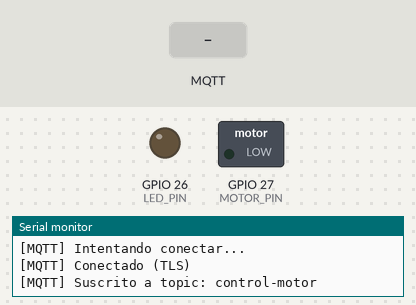
A sketch run on a simulated ESP32. Shown: switched loads named in the sketch (green lamp = pin HIGH), output pins drawn as LEDs (lit = HIGH), the last lines printed to the serial monitor. Inputs (shaded band) come from the test bench. WiFi joins after 1.5 s; servers stay silent unless stated; EEPROM starts erased; no MQTT or app messages arrive unless stated.

Above: at 2.9 s.
3.0 s: MQTT message "1" arrives on the first subscribed topic
At 4.1 s:
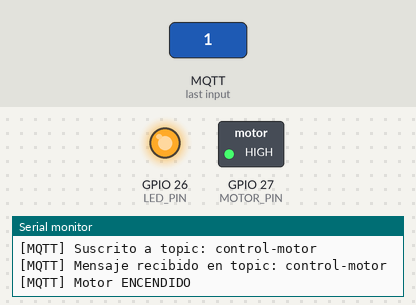
4.6 s: MQTT message "0" arrives on the first subscribed topic
At 5.4 s:
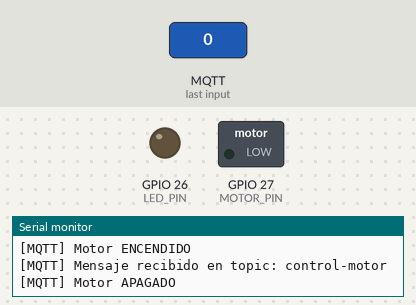
Timing chart, 0 to 7.6 s (numbered marks = the images above; inputs shaded):
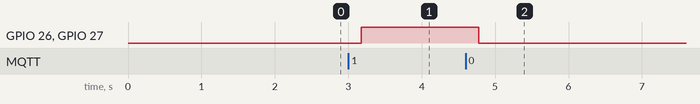

The sketch:

esp32.ino
```cpp
// ================== LIBRERÍAS ==================
#include <WiFi.h>              // Manejo de red WiFi en ESP32
#include <WiFiClientSecure.h>  // Cliente seguro para TLS/SSL
#include <PubSubClient.h>      // Cliente MQTT
#include <Preferences.h>       // Almacenamiento en memoria NVS
#include <Wire.h>              // Comunicación I2C
#include <esp_timer.h>         // Timers de alta precisión en ESP32

// ================== CONFIGURACIÓN RED ==================
const char* ssid = "moto";          // SSID de la red WiFi
const char* password = "12345678seh"; // Contraseña de la red WiFi

// ================== CONFIGURACIÓN MQTT ==================
const char* mqtt_server = "aebfc567fc434938bf244e554c3cb715.s1.eu.hivemq.cloud"; // Broker MQTT en la nube
const int mqtt_port = 8883;   // Puerto TLS seguro
const char* mqtt_username = "prueba";   // Usuario de conexión
const char* mqtt_password = "Prueba1#"; // Contraseña de conexión

// Topics MQTT
const char* CONTROL_MOTOR_TOPIC = "control-motor";   // Recibe ON/OFF
const char* TEMPERATURA_TOPIC   = "temperatura";     // Envía temperatura leída

// ================== HARDWARE ==================
#define MOTOR_PIN 27         // Pin de control del motor
#define LED_PIN   26         // Pin del LED indicador
#define I2C_SLAVE_ADDR 0x08  // Dirección I2C del Arduino UNO esclavo

// ================== CERTIFICADO TLS ==================
// Certificado raíz para conexión segura con el broker
static const char* root_ca PROGMEM = R"EOF(
-----BEGIN CERTIFICATE-----
MIIFazCCA1OgAwIBAgIRAIIQz7DSQONZRGPgu2OCiwAwDQYJKoZIhvcNAQELBQAw
TzELMAkGA1UEBhMCVVMxKTAnBgNVBAoTIEludGVybmV0IFNlY3VyaXR5IFJlc2Vh
cmNoIEdyb3VwMRUwEwYDVQQDEwxJU1JHIFJvb3QgWDEwHhcNMTUwNjA0MTEwNDM4
WhcNMzUwNjA0MTEwNDM4WjBPMQswCQYDVQQGEwJVUzEpMCcGA1UEChMgSW50ZXJu
ZXQgU2VjdXJpdHkgUmVzZWFyY2ggR3JvdXAxFTATBgNVBAMTDElTUkcgUm9vdCBY
MTCCAiIwDQYJKoZIhvcNAQEBBQADggIPADCCAgoCggIBAK3oJHP0FDfzm54rVygc
h77ct984kIxuPOZXoHj3dcKi/vVqbvYATyjb3miGbESTtrFj/RQSa78f0uoxmyF+
0TM8ukj13Xnfs7j/EvEhmkvBioZxaUpmZmyPfjxwv60pIgbz5MDmgK7iS4+3mX6U
A5/TR5d8mUgjU+g4rk8Kb4Mu0UlXjIB0ttov0DiNewNwIRt18jA8+o+u3dpjq+sW
T8KOEUt+zwvo/7V3LvSye0rgTBIlDHCNAymg4VMk7BPZ7hm/ELNKjD+Jo2FR3qyH
B5T0Y3HsLuJvW5iB4YlcNHlsdu87kGJ55tukmi8mxdAQ4Q7e2RCOFvu396j3x+UC
B5iPNgiV5+I3lg02dZ77DnKxHZu8A/lJBdiB3QW0KtZB6awBdpUKD9jf1b0SHzUv
KBds0pjBqAlkd25HN7rOrFleaJ1/ctaJxQZBKT5ZPt0m9STJEadao0xAH0ahmbWn
OlFuhjuefXKnEgV4We0+UXgVCwOPjdAvBbI+e0ocS3MFEvzG6uBQE3xDk3SzynTn
jh8BCNAw1FtxNrQHusEwMFxIt4I7mKZ9YIqioymCzLq9gwQbooMDQaHWBfEbwrbw
qHyGO0aoSCqI3Haadr8faqU9GY/rOPNk3sgrDQoo//fb4hVC1CLQJ13hef4Y53CI
rU7m2Ys6xt0nUW7/vGT1M0NPAgMBAAGjQjBAMA4GA1UdDwEB/wQEAwIBBjAPBgNV
HRMBAf8EBTADAQH/MB0GA1UdDgQWBBR5tFnme7bl5AFzgAiIyBpY9umbbjANBgkq
hkiG9w0BAQsFAAOCAgEAVR9YqbyyqFDQDLHYGmkgJykIrGF1XIpu+ILlaS/V9lZL
ubhzEFnTIZd+50xx+7LSYK05qAvqFyFWhfFQDlnrzuBZ6brJFe+GnY+EgPbk6ZGQ
3BebYhtF8GaV0nxvwuo77x/Py9auJ/GpsMiu/X1+mvoiBOv/2X/qkSsisRcOj/KK
NFtY2PwByVS5uCbMiogziUwthDyC3+6WVwW6LLv3xLfHTjuCvjHIInNzktHCgKQ5
ORAzI4JMPJ+GslWYHb4phowim57iaztXOoJwTdwJx4nLCgdNbOhdjsnvzqvHu7Ur
TkXWStAmzOVyyghqpZXjFaH3pO3JLF+l+/+sKAIuvtd7u+Nxe5AW0wdeRlN8NwdC
jNPElpzVmbUq4JUagEiuTDkHzsxHpFKVK7q4+63SM1N95R1NbdWhscdCb+ZAJzVc
oyi3B43njTOQ5yOf+1CceWxG1bQVs5ZufpsMljq4Ui0/1lvh+wjChP4kqKOJ2qxq
4RgqsahDYVvTH9w7jXbyLeiNdd8XM2w9U/t7y0Ff/9yi0GE44Za4rF2LN9d11TPA
mRGunUHBcnWEvgJBQl9nJEiU0Zsnvgc/ubhPgXRR4Xq37Z0j4r7g1SgEEzwxA57d
emyPxgcYxn/eR44/KJ4EBs+lVDR3veyJm+kXQ99b21/+jh5Xos1AnX5iItreGCc=
-----END CERTIFICATE-----
)EOF";

// ================== OBJETOS ==================
Preferences preferences;       // Para guardar datos en memoria no volátil
WiFiClientSecure secureClient; // Cliente seguro TLS
PubSubClient client(secureClient); // Cliente MQTT sobre TLS

// Tareas FreeRTOS
TaskHandle_t taskMQTTHandle = NULL;
TaskHandle_t taskMotorHandle = NULL;

// Timer periódico
esp_timer_handle_t periodic_timer;

// ================== VARIABLES ==================
volatile float temperatura = 0.0;     // Última temperatura recibida del UNO
volatile bool motorEncendido = false; // Estado actual del motor
volatile bool lecturaPending = false; // Bandera de lectura pendiente

// ================== FUNCIONES ==================

// ---- Callback del timer (cada 30s) ----
void IRAM_ATTR timer_callback(void* arg) {
  lecturaPending = true;  // Señala que toca leer temperatura
  Serial.println("[Timer] Señal de lectura enviada.");
}

// ---- Lectura de temperatura desde UNO vía I2C ----
bool leerTemperaturaI2C(float &outTemp) {
  Wire.requestFrom(I2C_SLAVE_ADDR, (uint8_t)8);  // Solicita hasta 8 bytes
  char buffer[10];
  int i = 0;
  while (Wire.available() && i < sizeof(buffer)-1) {
    buffer[i++] = Wire.read(); // Lee byte a byte
  }
  buffer[i] = '\0'; // Termina el string

  if (i > 0) {
    outTemp = atof(buffer);  // Convierte a float
    Serial.print("[I2C] Temperatura recibida del UNO: ");
    Serial.println(outTemp);
    return true;
  }

  Serial.println("[I2C] Error: no se pudo leer temperatura del UNO.");
  return false;
}

// ---- Publicar temperatura en MQTT ----
void publicarTemperatura(float temp) {
  char buffer[32];
  dtostrf(temp, 4, 2, buffer);  // Convierte float a texto
  client.publish(TEMPERATURA_TOPIC, buffer, true); // QoS = retain
  Serial.print("[MQTT] Publicado en ");
  Serial.print(TEMPERATURA_TOPIC);
  Serial.print(" -> ");
  Serial.println(buffer);
}

// ---- Callback MQTT (recibe mensajes) ----
void callback(char* topic, byte* payload, unsigned int length) {
  Serial.print("[MQTT] Mensaje recibido en topic: ");
  Serial.println(topic);

  if (strcmp(topic, CONTROL_MOTOR_TOPIC) == 0) { // Si es control-motor
    if (payload[0] == '1') {
      // Enciende motor
      motorEncendido = true;
      digitalWrite(MOTOR_PIN, HIGH);
      digitalWrite(LED_PIN, HIGH);
      preferences.putBool("motorState", true);
      Serial.println("[MQTT] Motor ENCENDIDO");
    } else if (payload[0] == '0') {
      // Apaga motor
      motorEncendido = false;
      digitalWrite(MOTOR_PIN, LOW);
      digitalWrite(LED_PIN, LOW);
      preferences.putBool("motorState", false);
      Serial.println("[MQTT] Motor APAGADO");
    }
  }
}

// ---- Tarea MQTT (hilo dedicado) ----
void taskMQTT(void* pvParameters) {
  (void) pvParameters;
  client.setCallback(callback);

  while (true) {
    if (!client.connected()) {
      Serial.println("[MQTT] Intentando conectar...");
      // Conectar al broker
      if (client.connect("ESP32TLSClient", mqtt_username, mqtt_password)) {
        Serial.println("[MQTT] Conectado (TLS)");
        client.subscribe(CONTROL_MOTOR_TOPIC); // Suscripción
        Serial.print("[MQTT] Suscrito a topic: ");
        Serial.println(CONTROL_MOTOR_TOPIC);
      } else {
        Serial.print("[MQTT] Fallo rc=");
        Serial.println(client.state());
        vTaskDelay(5000 / portTICK_PERIOD_MS); // Espera antes de reintentar
        continue;
      }
    }
    client.loop(); // Mantiene la conexión activa
    vTaskDelay(200 / portTICK_PERIOD_MS);
  }
}

// ---- Tarea Motor/Control ----
void taskMotor(void* pvParameters) {
  (void) pvParameters;
  for (;;) {
    if (lecturaPending) {  // Si el timer pidió lectura
      lecturaPending = false;
      float tempLocal = 0.0;
      if (leerTemperaturaI2C(tempLocal)) {
        temperatura = tempLocal;

        // Guardar en NVS
        preferences.putFloat("ultimaTemp", temperatura);

        // Mostrar en Serial
        Serial.print("[DATA] Temperatura recibida del esclavo: ");
        Serial.print(temperatura);
        Serial.println(" °C");

        // ---- Control automático ----
        if (temperatura > 30.0f && !motorEncendido) {
          motorEncendido = true;
          digitalWrite(MOTOR_PIN, HIGH);
          digitalWrite(LED_PIN, HIGH);
          preferences.putBool("motorState", true);
          Serial.println("[AUTO] Motor ENCENDIDO (T > 30°C)");
        } else if (temperatura < 25.0f && motorEncendido) {
          motorEncendido = false;
          digitalWrite(MOTOR_PIN, LOW);
          digitalWrite(LED_PIN, LOW);
          preferences.putBool("motorState", false);
          Serial.println("[AUTO] Motor APAGADO (T < 25°C)");
        }

        // Publicar en MQTT
        publicarTemperatura(temperatura);
      }
    }
    vTaskDelay(50 / portTICK_PERIOD_MS);
  }
}

// ================== SETUP ==================
void setup() {
  Serial.begin(115200);
  delay(200);
  Serial.println("\n[ESP32] Iniciando sistema...");

  // Inicializar pines
  pinMode(MOTOR_PIN, OUTPUT);
  pinMode(LED_PIN, OUTPUT);
  digitalWrite(MOTOR_PIN, LOW);
  digitalWrite(LED_PIN, LOW);

  // Iniciar I2C como maestro
  Wire.begin();
  Serial.println("[I2C] Iniciado como maestro.");

  // Conexión WiFi
  Serial.print("[WiFi] Conectando a: ");
  Serial.println(ssid);
  WiFi.begin(ssid, password);
  while (WiFi.status() != WL_CONNECTED) {
    delay(300);
    Serial.print(".");
  }
  Serial.println();
  Serial.print("[WiFi] Conectado, IP: ");
  Serial.println(WiFi.localIP());

  // Recuperar valores almacenados en NVS
  preferences.begin("sistema", false);
  temperatura = preferences.getFloat("ultimaTemp", 0.0f);
  motorEncendido = preferences.getBool("motorState", false);
  digitalWrite(MOTOR_PIN, motorEncendido ? HIGH : LOW);
  digitalWrite(LED_PIN, motorEncendido ? HIGH : LOW);
  Serial.print("[NVS] Última temperatura almacenada: ");
  Serial.println(temperatura);
  Serial.print("[NVS] Estado motor: ");
  Serial.println(motorEncendido ? "ENCENDIDO" : "APAGADO");

  // Configuración TLS para MQTT
  secureClient.setCACert(root_ca);
  client.setServer(mqtt_server, mqtt_port);
  Serial.println("[TLS] Certificado cargado y broker configurado.");

  // Crear tareas en FreeRTOS
  xTaskCreatePinnedToCore(taskMQTT, "MQTT", 4096, NULL, 1, &taskMQTTHandle, 1);
  xTaskCreatePinnedToCore(taskMotor, "Motor", 4096, NULL, 1, &taskMotorHandle, 1);
  Serial.println("[RTOS] Tareas MQTT y Motor creadas.");

  // Crear timer cada 30 segundos
  const esp_timer_create_args_t periodic_timer_args = {
    .callback = &timer_callback,
    .name = "periodic30s"
  };
  esp_timer_create(&periodic_timer_args, &periodic_timer);
  esp_timer_start_periodic(periodic_timer, 30000000ULL);
  Serial.println("[Timer] Configurado cada 30s.");

  Serial.println("[Setup] Completado.");
}

// ================== LOOP ==================
void loop() {
  vTaskDelay(1000 / portTICK_PERIOD_MS); // El loop queda vacío, todo lo hacen las tareas
}
```

Measured:
- after the input at 3.0 s, GPIO 26 (LED_PIN), GPIO 27 (MOTOR_PIN): LOW → HIGH after 0.18 s
- after the input at 4.6 s, GPIO 26 (LED_PIN), GPIO 27 (MOTOR_PIN): HIGH → LOW after 0.18 s
